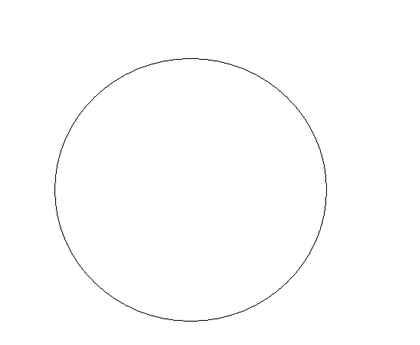
%> input picture tool/code/trunk/matlab/feature_extraction_2016/FeatureExtraction/morphtools/circle2.TIF, 420 x 345 px, shrunk from 555 x 456 before the run
$ octave --eval "result = mask2bounds(imread('morphtools/circle2.TIF'));"   (GNU Octave 9; MATLAB toolbox functions it lacks are replaced by stand-ins)
%> lines starting %> are read from the running program, lines starting %| are printed output that depends on the picture; in (x1, y1, x2, y2) boxes, pixels count from 0 and x2, y2 are one past the last pixel; in counts of white or black regions, pixels touching at a corner belong together; the program's own positions count from 1
function bounds = mask2bounds(img,isobjectblack)
%% takes in an image mask and extracts boundaries and centroids from it
% [10 lines of commented-out code are left out]
pres = max(double(img(:)));
%> pres = 255
img(img > pres/2) = pres;
img(img < pres/2) = 0;
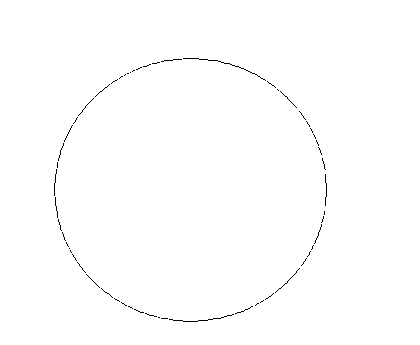
%> img: size 345x420x3 uint8; 99.5% white; black in thin lines or dots, all inside (x1, y1, x2, y2) = (54, 58, 327, 322)

%rgb2gray(img);
%binary = rgb2gray(img);
if exist('isobjectblack','var')
    mask = logical(~img); % object is black
else
    mask = logical(img); % object is white
end

%size(mask)
conncomp = bwconncomp(mask);
%> conncomp = 1 connected component

% if matlabpool('size') == 0
%     matlabpool(4)
% end

for i = 1:conncomp.NumObjects

    % get connected components from mask
    boundvec = conncomp.PixelIdxList{i};

    % prep masks for each connected component
    temp = false(size(mask)); % initialize
    vec = temp(:); % vectorize
    vec(boundvec) = 1; % set mask
    bimg = reshape(vec,size(mask)); %new mask

    % calculate bounds
    %[bnds] = trace_bound(bimg);
    [bnds] = trace_bound_c(bimg);
    bounds(i).r_in = bnds(:,1)';
    bounds(i).c_in = bnds(:,2)';

    bimg = imdilate(bimg,strel('square',3));

    %[bnds] = trace_bound(bimg);
    [bnds] = trace_bound_c(bimg);
    bounds(i).r = bnds(:,1)';
    bounds(i).c = bnds(:,2)';

    %plot([bounds(i).r; bounds(i).r(1)], [bounds(i).c; bounds(i).c(1)])

    % calculate centroids
    S = regionprops(bimg,'Centroid');
    bounds(i).centroid_r = S.Centroid(1);
    bounds(i).centroid_c = S.Centroid(2);
    %plot(bounds(i).centroid_r,bounds(i).centroid_c)
end
%> this loop made 1 pass

% [4 lines of commented-out code are left out]
%> (the run ends here)
